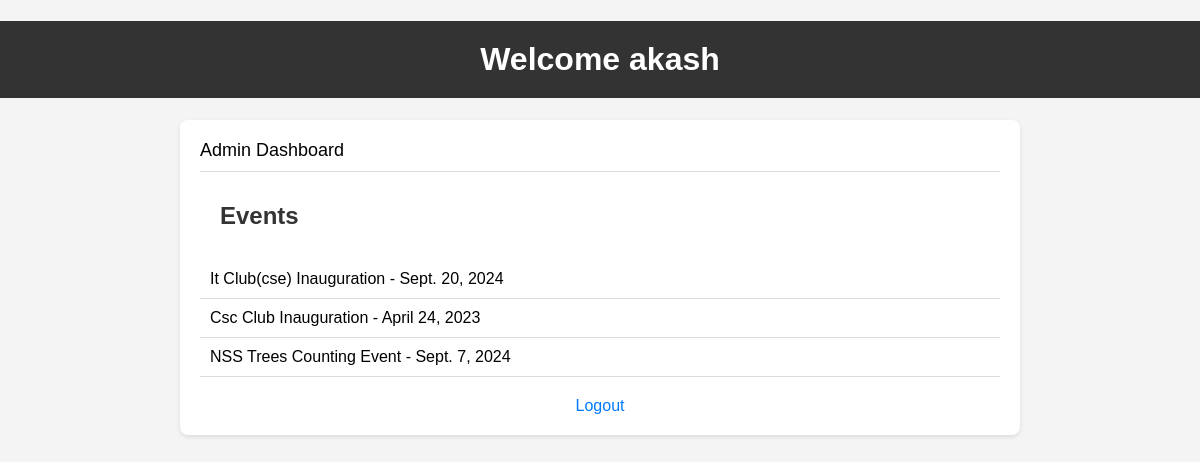
The page /dashboard/ (signed in) on the database its author committed.
### events/models.py (models this page shows, shortened)
class Event(models.Model):
    title = models.CharField(max_length=100)
    description = models.TextField()
    date = models.DateField()
    location = models.CharField(max_length=100)
    organizer = models.ForeignKey(UserProfile, on_delete=models.CASCADE, related_name='organized_events')
    pass

### events/views.py (the view)
# urls.py: path('dashboard/', views.dashboard, name='dashboard'),
def dashboard(request):
    profile = UserProfile.objects.get(user=request.user)
    events = Event.objects.all()
    return render(request, 'events/dashboard.html', {
        'events': events,
        'profile': profile
    })

### events/templates/events/dashboard.html (shortened to what this page needs)
<!DOCTYPE html>
<html>
<head>
</head>
<body>
    <h1>Welcome {{ request.user.username }}</h1>
    <div class="dashboard">
        {% if profile.role == 'admin' %}
            <p>Admin Dashboard</p>
        {% elif profile.role == 'organizer' %}
            <p>Organizer Dashboard</p>
        {% elif profile.role == 'attendee' %}
            <p>Attendee Dashboard</p>
        {% endif %}
        <h2>Events</h2>
        <ul>
            {% for event in events %}
                <li>
                    {{ event.title }} - {{ event.date }}
                </li>
            {% endfor %}
        </ul>
        <a href="{% url 'logout' %}">Logout</a>
    </div>
</body>
</html>

### events/templates/events/dashboard.html (style rules this page uses)
body { font-family: Arial, sans-serif; margin: 0; padding: 0; background-color: #f4f4f4; }
h1 { background-color: #333; color: #fff; padding: 20px; text-align: center; }
h2 { color: #333; padding: 10px 20px; }
.dashboard { max-width: 800px; margin: 20px auto; padding: 20px; background-color: #fff; border-radius: 8px; box-shadow: 0 2px 4px rgba(0, 0, 0, 0.1); }
.dashboard p { font-size: 18px; margin: 0; padding-bottom: 10px; border-bottom: 1px solid #ddd; }
ul { list-style-type: none; padding: 0; }
li { padding: 10px; border-bottom: 1px solid #ddd; }
a { display: block; text-align: center; margin-top: 20px; color: #007bff; text-decoration: none; font-size: 16px; }

### rows shown on the page
Event: title "It Club(cse) Inauguration", date "Sept. 20, 2024"
Event: title "Csc Club Inauguration", date "April 24, 2023"
Event: title "NSS Trees Counting Event", date "Sept. 7, 2024"

### other values the page prints
{{ request.user.username }} "akash"
